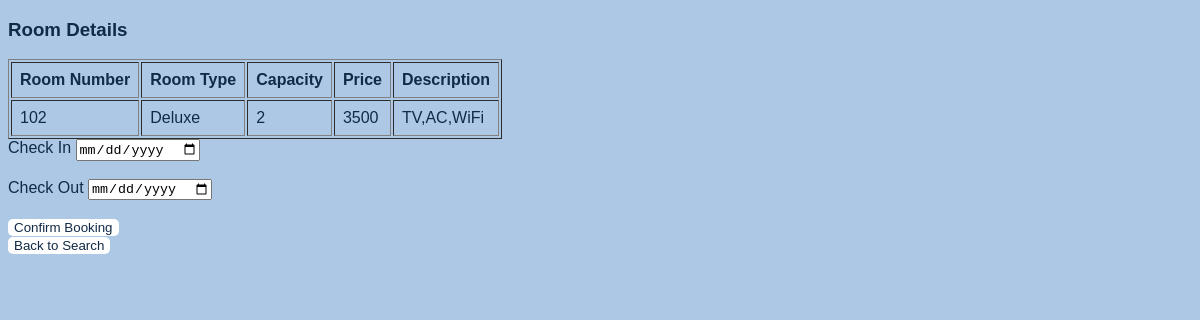
/room/2 (signed in), run on the app's committed database.
### app/models/room.py (models this page shows)
class Room(Base):
    __tablename__="rooms"
    id=Column(Integer,primary_key=True,index=True)
    room_num=Column(Integer,nullable=False,unique=True)
    status=Column(String,nullable=False)
    room_type=Column(String,nullable=False)
    price=Column(Integer,nullable=False)
    description=Column(String,nullable=False)
    capacity=Column(Integer,nullable=False)

### main.py (the view)
@app.get("/room/{room_id}",response_class=HTMLResponse)
def detail(request:Request,room_id:int):
    db=SessionLocal()
    customer_id = request.session.get("customer_id")
    if customer_id is None:
        return RedirectResponse(url="/signin",status_code=303)
    room=db.query(Room).filter(Room.id==room_id).first()
    if room is None:
        db.close()
        return "Room not found"
    db.close()
    return templates.TemplateResponse("detail.html",
                                     {"request":request,
                                      "room":room})

### app/templates/detail.html (shortened to what this page needs)
<!DOCTYPE html>
<html lang="en">
<head>
    <link rel="stylesheet" href="/static/css/style.css">
</head>
<body>
    <h3>Room Details</h3>
    <table border="1" cellpadding="8">
        <tr>
            <th>Room Number</th>
            <th>Room Type</th>
            <th>Capacity</th>
            <th>Price</th>
            <th>Description</th>
        </tr>
        <tr>
            <td>{{room.room_num}}</td>
            <td>{{room.room_type}}</td>
            <td>{{room.capacity}}</td>
            <td>{{room.price}}</td>
            <td>{{room.description}}</td>
        </tr>
    </table>
    <form action="/confirmation/{{ room.id }}" method="post">
    <label>Check In</label>
    <input type="date" name="check_in" required>
    <br><br>
    <label>Check Out</label>
    <input type="date" name="check_out" required>
    <br><br>
    <button type="submit">Confirm Booking</button>
</form>
<a href="/search">
    <button type="button">Back to Search</button>
</a>
</body>
</html>

### app/static/css/style.css (style rules this page uses)
body { background-color: #ACC8E5; color: #112A46; font-family: Arial, Helvetica, sans-serif; }
button { background-color:white; cursor: pointer; border-radius: 5px; color:#112A46; border: none; }

### data on the page
Room: room_num "102", room_type "Deluxe", capacity "2", price "3500", description "TV,AC,WiFi"
